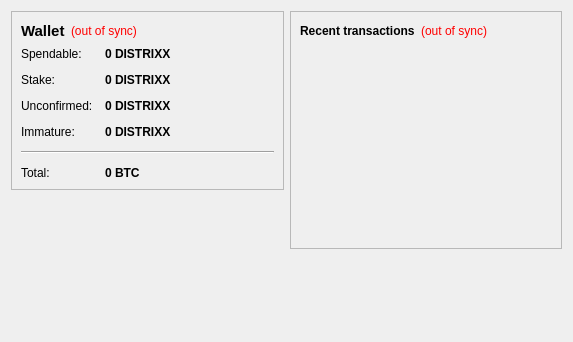
<?xml version="1.0" encoding="UTF-8"?>
<ui version="4.0">
 <class>OverviewPage</class>
 <widget class="QWidget" name="OverviewPage">
  <property name="geometry">
   <rect>
    <x>0</x>
    <y>0</y>
    <width>573</width>
    <height>342</height>
   </rect>
  </property>
  <property name="windowTitle">
   <string>Form</string>
  </property>
  <layout class="QHBoxLayout" name="horizontalLayout" stretch="1,1">
   <item>
    <layout class="QVBoxLayout" name="verticalLayout_2">
     <item>
      <widget class="QFrame" name="frame">
       <property name="frameShape">
        <enum>QFrame::StyledPanel</enum>
       </property>
       <property name="frameShadow">
        <enum>QFrame::Raised</enum>
       </property>
       <layout class="QVBoxLayout" name="verticalLayout_4">
        <item>
         <layout class="QHBoxLayout" name="horizontalLayout_4">
          <item>
           <widget class="QLabel" name="label_5">
            <property name="font">
             <font>
              <pointsize>11</pointsize>
              <weight>75</weight>
              <bold>true</bold>
             </font>
            </property>
            <property name="text">
             <string>Wallet</string>
            </property>
           </widget>
          </item>
          <item>
           <widget class="QLabel" name="labelWalletStatus">
            <property name="toolTip">
             <string>The displayed information may be out of date. Your wallet automatically synchronizes with the DISTRIXX network after a connection is established, but this process has not completed yet.</string>
            </property>
            <property name="styleSheet">
             <string notr="true">QLabel { color: red; }</string>
            </property>
            <property name="text">
             <string notr="true">(out of sync)</string>
            </property>
            <property name="alignment">
             <set>Qt::AlignLeading|Qt::AlignLeft|Qt::AlignVCenter</set>
            </property>
           </widget>
          </item>
          <item>
           <spacer name="horizontalSpacer_2">
            <property name="orientation">
             <enum>Qt::Horizontal</enum>
            </property>
            <property name="sizeHint" stdset="0">
             <size>
              <width>40</width>
              <height>20</height>
             </size>
            </property>
           </spacer>
          </item>
         </layout>
        </item>
        <item>
         <layout class="QFormLayout" name="formLayout_2">
          <property name="fieldGrowthPolicy">
           <enum>QFormLayout::AllNonFixedFieldsGrow</enum>
          </property>
          <property name="horizontalSpacing">
           <number>12</number>
          </property>
          <property name="verticalSpacing">
           <number>12</number>
          </property>
          <item row="0" column="0">
           <widget class="QLabel" name="label">
            <property name="text">
             <string>Spendable:</string>
            </property>
           </widget>
          </item>
          <item row="0" column="1">
           <widget class="QLabel" name="labelBalance">
            <property name="font">
             <font>
              <weight>75</weight>
              <bold>true</bold>
             </font>
            </property>
            <property name="cursor">
             <cursorShape>IBeamCursor</cursorShape>
            </property>
            <property name="toolTip">
             <string>Your current spendable balance</string>
            </property>
            <property name="text">
             <string notr="true">0 DISTRIXX</string>
            </property>
            <property name="textInteractionFlags">
             <set>Qt::LinksAccessibleByMouse|Qt::TextSelectableByKeyboard|Qt::TextSelectableByMouse</set>
            </property>
           </widget>
          </item>
          <item row="1" column="0">
           <widget class="QLabel" name="label_6">
            <property name="text">
             <string>Stake:</string>
            </property>
           </widget>
          </item>
          <item row="1" column="1">
           <widget class="QLabel" name="labelStake">
            <property name="font">
             <font>
              <weight>75</weight>
              <bold>true</bold>
             </font>
            </property>
            <property name="cursor">
             <cursorShape>IBeamCursor</cursorShape>
            </property>
            <property name="toolTip">
             <string>Total of coins that was staked, and do not yet count toward the current balance</string>
            </property>
            <property name="text">
             <string notr="true">0 DISTRIXX</string>
            </property>
            <property name="textInteractionFlags">
             <set>Qt::LinksAccessibleByMouse|Qt::TextSelectableByKeyboard|Qt::TextSelectableByMouse</set>
            </property>
           </widget>
          </item>
          <item row="2" column="0">
           <widget class="QLabel" name="label_3">
            <property name="text">
             <string>Unconfirmed:</string>
            </property>
           </widget>
          </item>
          <item row="2" column="1">
           <widget class="QLabel" name="labelUnconfirmed">
            <property name="font">
             <font>
              <weight>75</weight>
              <bold>true</bold>
             </font>
            </property>
            <property name="cursor">
             <cursorShape>IBeamCursor</cursorShape>
            </property>
            <property name="toolTip">
             <string>Total of transactions that have yet to be confirmed, and do not yet count toward the current balance</string>
            </property>
            <property name="text">
             <string notr="true">0 DISTRIXX</string>
            </property>
            <property name="textInteractionFlags">
             <set>Qt::LinksAccessibleByMouse|Qt::TextSelectableByKeyboard|Qt::TextSelectableByMouse</set>
            </property>
           </widget>
          </item>
          <item row="3" column="0">
           <widget class="QLabel" name="labelImmatureText">
            <property name="text">
             <string>Immature:</string>
            </property>
           </widget>
          </item>
          <item row="3" column="1">
           <widget class="QLabel" name="labelImmature">
            <property name="font">
             <font>
              <weight>75</weight>
              <bold>true</bold>
             </font>
            </property>
            <property name="toolTip">
             <string>Mined balance that has not yet matured</string>
            </property>
            <property name="text">
             <string notr="true">0 DISTRIXX</string>
            </property>
            <property name="textInteractionFlags">
             <set>Qt::LinksAccessibleByMouse|Qt::TextSelectableByKeyboard|Qt::TextSelectableByMouse</set>
            </property>
           </widget>
          </item>
          <item row="4" column="0" colspan="2">
           <widget class="Line" name="line">
            <property name="orientation">
             <enum>Qt::Horizontal</enum>
            </property>
           </widget>
          </item>
          <item row="5" column="0">
           <widget class="QLabel" name="labelTotalText">
            <property name="text">
             <string>Total:</string>
            </property>
           </widget>
          </item>
          <item row="5" column="1">
           <widget class="QLabel" name="labelTotal">
            <property name="font">
             <font>
              <weight>75</weight>
              <bold>true</bold>
             </font>
            </property>
            <property name="cursor">
             <cursorShape>IBeamCursor</cursorShape>
            </property>
            <property name="toolTip">
             <string>Your current total balance</string>
            </property>
            <property name="text">
             <string notr="true">0 BTC</string>
            </property>
            <property name="textInteractionFlags">
             <set>Qt::LinksAccessibleByMouse|Qt::TextSelectableByKeyboard|Qt::TextSelectableByMouse</set>
            </property>
           </widget>
          </item>
         </layout>
        </item>
       </layout>
      </widget>
     </item>
     <item>
      <spacer name="verticalSpacer">
       <property name="orientation">
        <enum>Qt::Vertical</enum>
       </property>
       <property name="sizeHint" stdset="0">
        <size>
         <width>20</width>
         <height>40</height>
        </size>
       </property>
      </spacer>
     </item>
    </layout>
   </item>
   <item>
    <layout class="QVBoxLayout" name="verticalLayout_3">
     <item>
      <widget class="QFrame" name="frame_2">
       <property name="frameShape">
        <enum>QFrame::StyledPanel</enum>
       </property>
       <property name="frameShadow">
        <enum>QFrame::Raised</enum>
       </property>
       <layout class="QVBoxLayout" name="verticalLayout">
        <item>
         <layout class="QHBoxLayout" name="horizontalLayout_2">
          <item>
           <widget class="QLabel" name="label_4">
            <property name="text">
             <string>&lt;b&gt;Recent transactions&lt;/b&gt;</string>
            </property>
           </widget>
          </item>
          <item>
           <widget class="QLabel" name="labelTransactionsStatus">
            <property name="toolTip">
             <string>The displayed information may be out of date. Your wallet automatically synchronizes with the DISTRIXX network after a connection is established, but this process has not completed yet.</string>
            </property>
            <property name="styleSheet">
             <string notr="true">QLabel { color: red; }</string>
            </property>
            <property name="text">
             <string notr="true">(out of sync)</string>
            </property>
            <property name="alignment">
             <set>Qt::AlignRight|Qt::AlignTrailing|Qt::AlignVCenter</set>
            </property>
           </widget>
          </item>
          <item>
           <spacer name="horizontalSpacer">
            <property name="orientation">
             <enum>Qt::Horizontal</enum>
            </property>
            <property name="sizeHint" stdset="0">
             <size>
              <width>40</width>
              <height>20</height>
             </size>
            </property>
           </spacer>
          </item>
         </layout>
        </item>
        <item>
         <widget class="QListView" name="listTransactions">
          <property name="styleSheet">
           <string notr="true">QListView { background: transparent; }</string>
          </property>
          <property name="frameShape">
           <enum>QFrame::NoFrame</enum>
          </property>
          <property name="verticalScrollBarPolicy">
           <enum>Qt::ScrollBarAlwaysOff</enum>
          </property>
          <property name="horizontalScrollBarPolicy">
           <enum>Qt::ScrollBarAlwaysOff</enum>
          </property>
          <property name="selectionMode">
           <enum>QAbstractItemView::NoSelection</enum>
          </property>
         </widget>
        </item>
       </layout>
      </widget>
     </item>
     <item>
      <spacer name="verticalSpacer_2">
       <property name="orientation">
        <enum>Qt::Vertical</enum>
       </property>
       <property name="sizeHint" stdset="0">
        <size>
         <width>20</width>
         <height>40</height>
        </size>
       </property>
      </spacer>
     </item>
    </layout>
   </item>
  </layout>
 </widget>
 <resources/>
 <connections/>
</ui>
